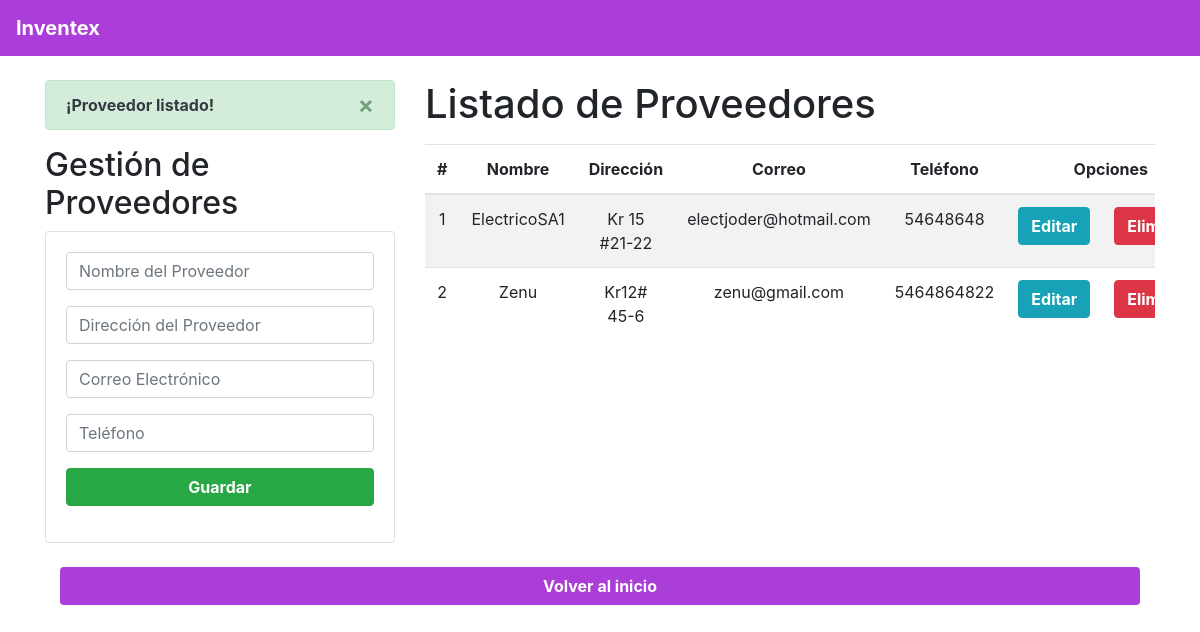
/Inventario/IndexProv/ (signed in), run on the app's committed database.
### Aplicacion/Inventario/models.py (models this page shows, shortened)
class Proveedor(models.Model):
    id = models.BigAutoField(primary_key= True)
    nombre = models.CharField(max_length=100)
    direccion = models.TextField(max_length=20)
    correo = models.EmailField(max_length=50)
    telefono = models.CharField(max_length=20)

### Aplicacion/Inventario/views.py (the view)
# urls.py: path('IndexProv/', views.homeproveedor, name='IndexProv'),
@login_required
def homeproveedor(request):
    if not request.user.is_staff:
        return redirect('acceso_denegado')
    proveedor = Proveedor.objects.all()
    messages.success(request, '¡Proveedor listado!')
    return render(request, "gestionProveedor.html", {
        "proveedor": proveedor,
    })

### templates/gestionProveedor.html (shortened to what this page needs)
{% extends './base.html' %}
{% block body %}
<div class="row">
    <div class="col-sm-12 col-md-6 col-lg-4 col-xl-4">
        {% if messages %}
            {% for message in messages %}
                <div class="alert alert-dismissible alert-success">
                    <button type="button" class="close" data-dismiss="alert">&times;</button>
                    <strong class="text-dark">{{ message }}</strong>
                </div>
            {% endfor %}
        {% endif %}
        <h2>Gestión de Proveedores</h2>
        <div class="card">
            <div class="card-body">
                <form method="POST" action="{% url 'registrarProveedor' %}">
                    <div class="form-group">
                        <input type="text" id="txtNombre" name="txtNombre" class="form-control"
                            placeholder="Nombre del Proveedor" maxlength="100" required>
                    </div>
                    <div class="form-group">
                        <input type="text" id="txtDireccion" name="txtDireccion" class="form-control"
                            placeholder="Dirección del Proveedor" maxlength="200" required>
                    </div>
                    <div class="form-group">
                        <input type="email" id="txtCorreo" name="txtCorreo" class="form-control"
                            placeholder="Correo Electrónico" maxlength="100" required>
                    </div>
                    <div class="form-group">
                        <input type="text" id="txtTelefono" name="txtTelefono" class="form-control"
                            placeholder="Teléfono" maxlength="15" required>
                    </div>
                    <div class="form-group">
                        <button type="submit" class="btn btn-success btn-block text-white" style="font-weight:bold;">
                            Guardar
                        </button>
                    </div>
                </form>
            </div>
        </div>
    </div>
    <div class="col-sm-12 col-md-6 col-lg-8 col-xl-8">
        <h1>Listado de Proveedores</h1>
        <div class="table-responsive py-2">
            <table class="table table-striped">
                <thead>
                    <tr>
                        <th>#</th>
                        <th>Nombre</th>
                        <th>Dirección</th>
                        <th>Correo</th>
                        <th>Teléfono</th>
                        <th colspan="2">Opciones</th>
                    </tr>
                </thead>
                <tbody>
                    {% for p in proveedor %}
                    <tr>
                        <td>{{ forloop.counter }}</td>
                        <td>{{ p.nombre }}</td>
                        <td>{{ p.direccion }}</td>
                        <td>{{ p.correo }}</td>
                        <td>{{ p.telefono }}</td>
                        <td><a href="edicionProveedor/{{ p.id }}" class="btn btn-info" style="font-weight:bold;">Editar</a></td>
                        <td><a href="eliminarProveedor/{{ p.id }}" class="btn btn-danger btnEliminacion" style="font-weight:bold;">Eliminar</a></td>
                    </tr>
                    {% empty %}
                    <tr>
                        <td colspan="7" class="text-center">No hay proveedores registrados.</td>
                    </tr>
                    {% endfor %}
                </tbody>
            </table>
        </div>
    </div>
</div>
<br>
<div class="col-sm-12">
    <div class="form-group">
        <a href="{% url 'indexAdmin' %}" class="btn btn-block text-white" style="font-weight:bold; background-color:#ab3ed8;">Volver al inicio</a>
    </div>
</div>
{% endblock %}

### Inventex/static/css/gestionInventario.css (style rules this page uses)
th, td { text-align: center; vertical-align: middle; }

### data on the page
Proveedor: nombre "ElectricoSA1", direccion "Kr 15 #21-22", correo "electjoder@hotmail.com", telefono "54648648"
Proveedor: nombre "Zenu", direccion "Kr12# 45-6", correo "zenu@gmail.com", telefono "5464864822"

### other printed values
{{ message }} "¡Proveedor listado!"
